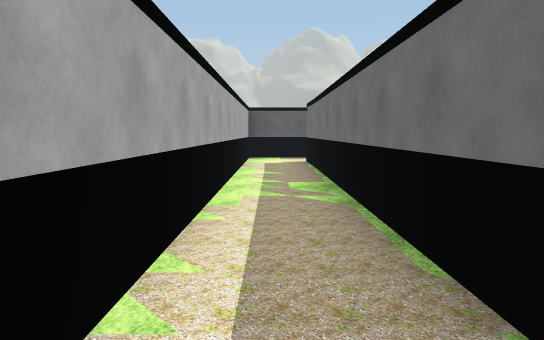
View 1 (above)

21 first-person views from a walk through a 3-D level made in the Unity game engine. The camera is 1.5 m above the floor, tilts 6° down and sees 75° across. The floor is counted in squares, 2 m on a side. Each view is taken from the middle of a square. On the plan, view 1 faces up. The plan holds only what a view shows up to about 11 squares ahead; the rest is blank. The place goes on beyond the plan. Some trees and plants on the terrain are drawn as simple stand-ins. The player is left out. Some surface patterns are stand-ins.

View 2
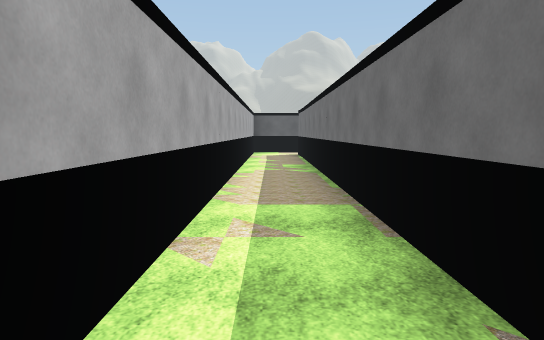

View 3
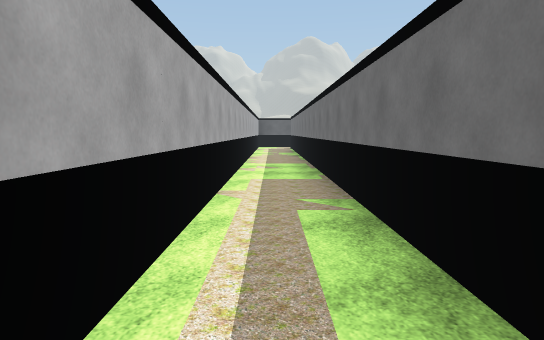

View 4
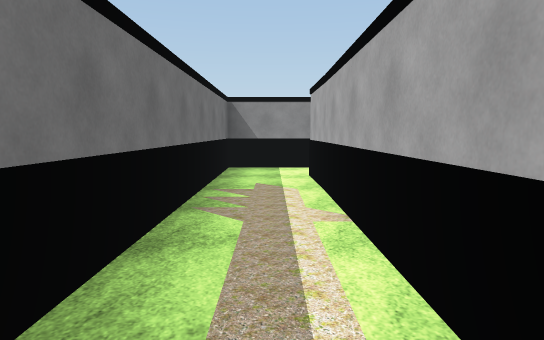

View 5
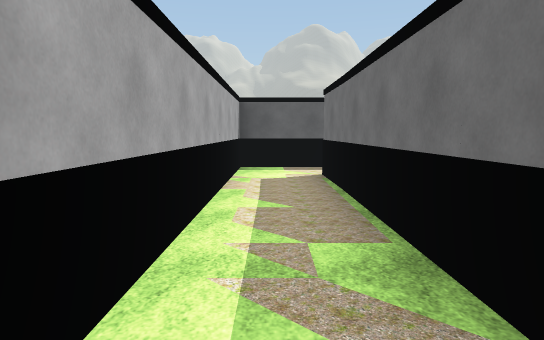

View 6
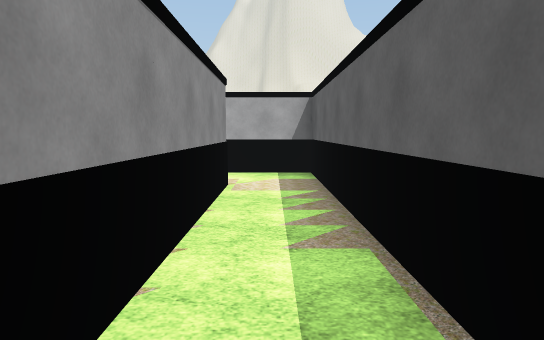

View 7
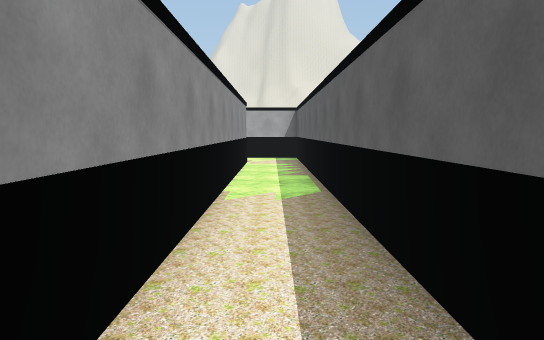

View 8
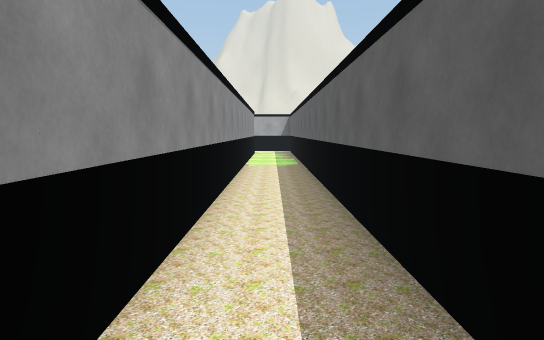

View 9
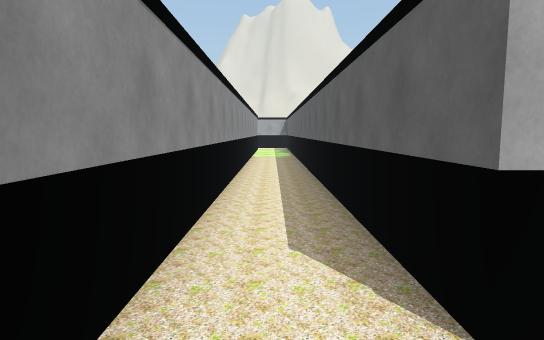

View 10
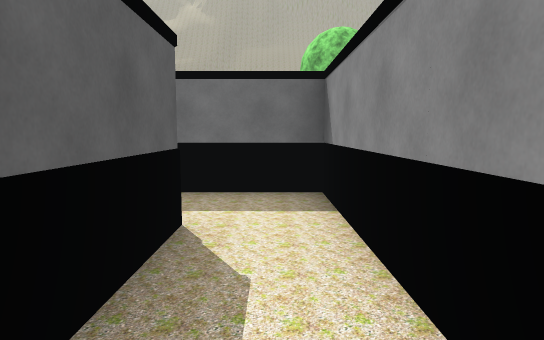

View 11
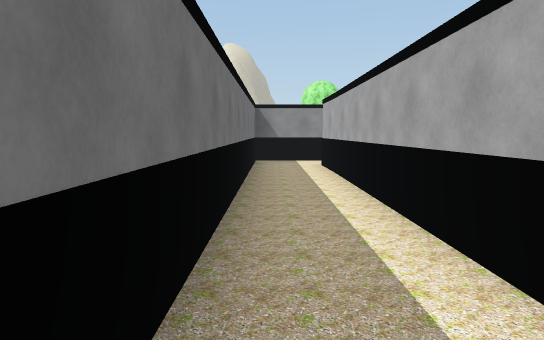

View 12
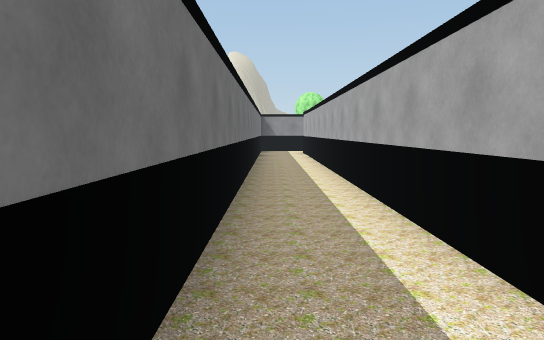

View 13
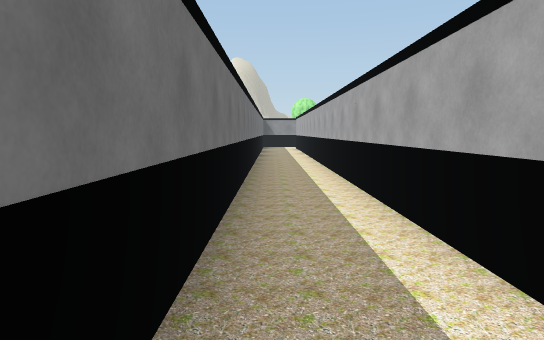

View 14
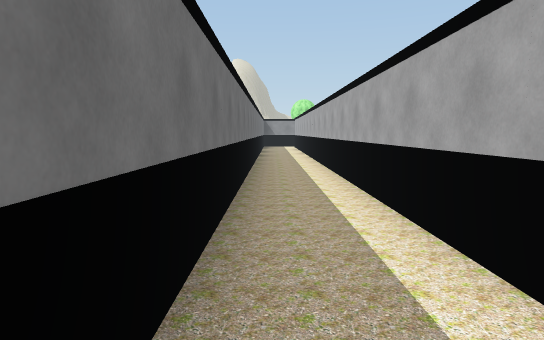

View 15
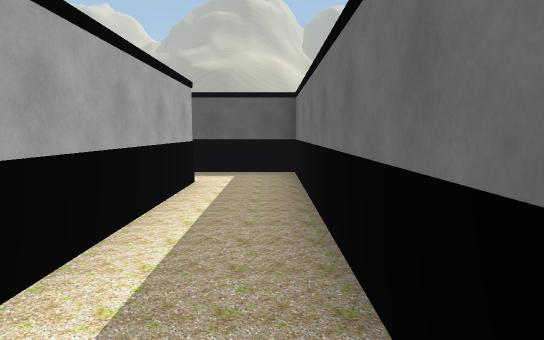

View 16
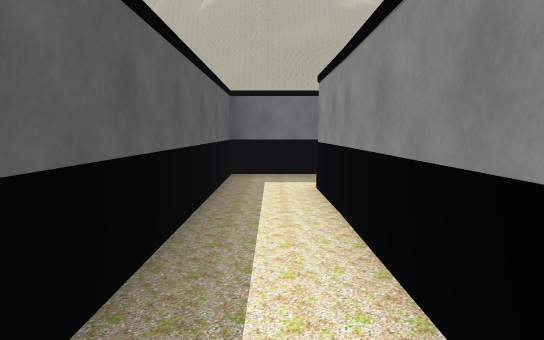

View 17
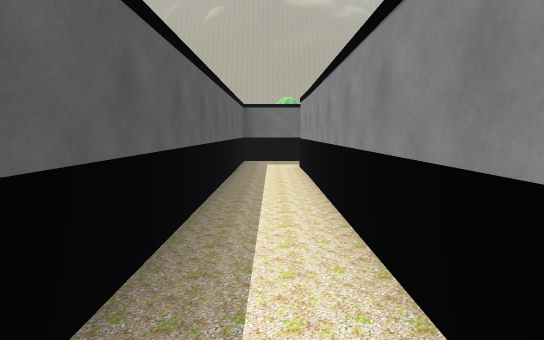

View 18
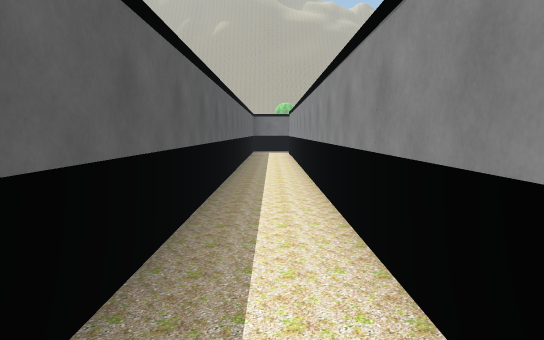

View 19
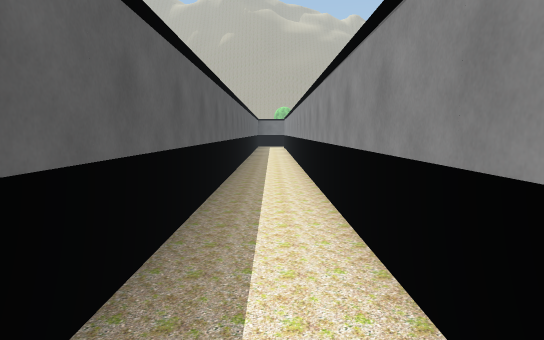

View 20
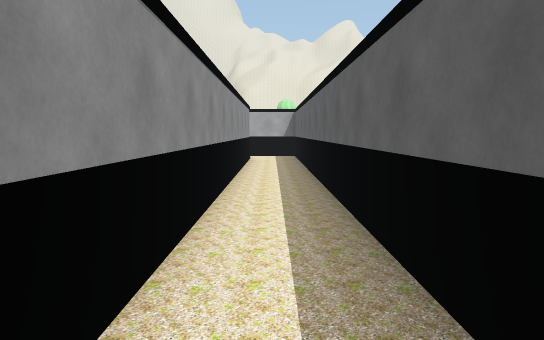

View 21
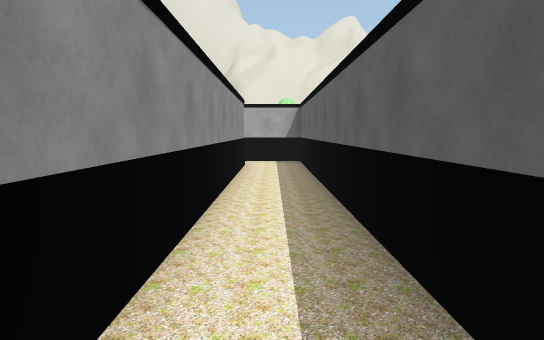

### Floor plan
Points are (right, up) in squares from view 1. A wall is a line through its corners. A room is listed if a view was taken in it or the views show most of it. See-through windows are left out.
Room 1 (views 1, 2, 3, 4, 5)
walls: (-0.7, 9.6) (-0.7, -10.4); (-0.9, -11.6) (1, -11.6) (1, 9.3)
ways out: opening at (0, 9) to room 2; opening at (-1, -11)
Room 2 (views 6, 7, 8, 10)
walls: (1, 9.3) (16.5, 9.3); (15.8, 10.8) (-0.7, 10.8) (-0.7, 9.6)
ways out: opening at (0, 9) to room 1; opening at (16, 10) to room 3
Room 3 (views 9, 11, 12, 13, 14, 15)
walls: (15.8, 30.3) (15.8, 10.8); (16.5, 9.3) (17.5, 9.3) (17.5, 30.6)
ways out: opening at (16, 10) to room 2; opening at (17, 31) to room 4
Room 4 (views 16, 17, 18, 19, 20, 21)
walls: (-8.2, 30.3) (15.8, 30.3); (17.5, 30.6) (17.5, 31.8) (-9.4, 31.8) (-9.4, 30.2)
ways out: opening at (17, 31) to room 3; opening at (-9, 30)

Positions as (right, up) in squares from view 1, and headings:
1: (0, 0), facing up
2: (0, -3), facing up
3: (0, -8), facing up
4: (0, -4), facing down
5: (0, 3), facing up
6: (6, 10), facing left
7: (10, 10), facing left
8: (14, 10), facing left
9: (17, 10), facing left
10: (13, 10), facing right
11: (17, 19), facing down
12: (17, 24), facing down
13: (17, 28), facing down
14: (17, 29), facing down
15: (17, 25), facing up
16: (11, 31), facing right
17: (8, 31), facing right
18: (3, 31), facing right
19: (-2, 31), facing right
20: (2, 31), facing left
21: (0, 31), facing left
